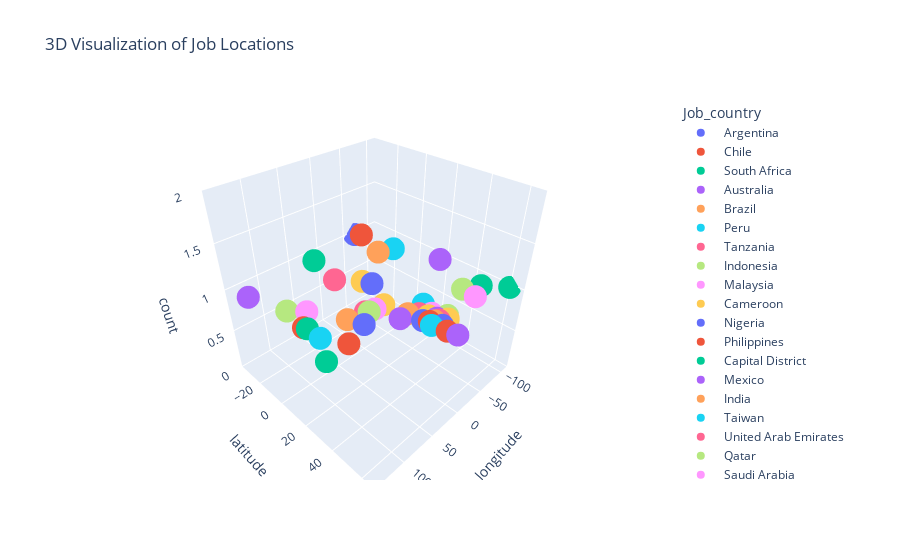

The notebook cell this image was saved under:
### Code cell
fig = px.scatter_3d(
    viz_data,
    x="longitude",
    y="latitude",
    z="count",
    color="Job_country",
    hover_name="Job_country",
    title="3D Visualization of Job Locations"
)
fig.show()

### Figure 1 — Plotly figure (JSON) as saved in the notebook; plotly's stock layout.template omitted (floating-point values rounded to 4 significant figures)
{"data": [{"hovertemplate": "<b>%{hovertext}</b><br><br>Job_country= Argentina<br>longitude=%{x}<br>latitude=%{y}<br>count=%{z}<extra></extra>", "hovertext": [" Argentina"], "legendgroup": " Argentina", "marker": {"color": "#636efa", "symbol": "circle"}, "mode": "markers", "name": " Argentina", "scene": "scene", "showlegend": true, "type": "scatter3d", "x": [-64.97], "y": [-35.0], "z": [1]}, {"hovertemplate": "<b>%{hovertext}</b><br><br>Job_country= Chile<br>longitude=%{x}<br>latitude=%{y}<br>count=%{z}<extra></extra>", "hovertext": [" Chile"], "legendgroup": " Chile", "marker": {"color": "#EF553B", "symbol": "circle"}, "mode": "markers", "name": " Chile", "scene": "scene", "showlegend": true, "type": "scatter3d", "x": [-71.32], "y": [-31.76], "z": [1]}, {"hovertemplate": "<b>%{hovertext}</b><br><br>Job_country= South Africa<br>longitude=%{x}<br>latitude=%{y}<br>count=%{z}<extra></extra>", "hovertext": [" South Africa"], "legendgroup": " South Africa", "marker": {"color": "#00cc96", "symbol": "circle"}, "mode": "markers", "name": " South Africa", "scene": "scene", "showlegend": true, "type": "scatter3d", "x": [24.99], "y": [-28.82], "z": [1]}, {"hovertemplate": "<b>%{hovertext}</b><br><br>Job_country= Australia<br>longitude=%{x}<br>latitude=%{y}<br>count=%{z}<extra></extra>", "hovertext": [" Australia"], "legendgroup": " Australia", "marker": {"color": "#ab63fa", "symbol": "circle"}, "mode": "markers", "name": " Australia", "scene": "scene", "showlegend": true, "type": "scatter3d", "x": [134.8], "y": [-24.78], "z": [1]}, {"hovertemplate": "<b>%{hovertext}</b><br><br>Job_country= Brazil<br>longitude=%{x}<br>latitude=%{y}<br>count=%{z}<extra></extra>", "hovertext": [" Brazil"], "legendgroup": " Brazil", "marker": {"color": "#FFA15A", "symbol": "circle"}, "mode": "markers", "name": " Brazil", "scene": "scene", "showlegend": true, "type": "scatter3d", "x": [-53.2], "y": [-10.33], "z": [1]}, {"hovertemplate": "<b>%{hovertext}</b><br><br>Job_country= Peru<br>longitude=%{x}<br>latitude=%{y}<br>count=%{z}<extra></extra>", "hovertext": [" Peru"], "legendgroup": " Peru", "marker": {"color": "#19d3f3", "symbol": "circle"}, "mode": "markers", "name": " Peru", "scene": "scene", "showlegend": true, "type": "scatter3d", "x": [-75.05], "y": [-6.87], "z": [1]}, {"hovertemplate": "<b>%{hovertext}</b><br><br>Job_country= Tanzania<br>longitude=%{x}<br>latitude=%{y}<br>count=%{z}<extra></extra>", "hovertext": [" Tanzania"], "legendgroup": " Tanzania", "marker": {"color": "#FF6692", "symbol": "circle"}, "mode": "markers", "name": " Tanzania", "scene": "scene", "showlegend": true, "type": "scatter3d", "x": [35.79], "y": [-6.525], "z": [1]}, {"hovertemplate": "<b>%{hovertext}</b><br><br>Job_country= Indonesia<br>longitude=%{x}<br>latitude=%{y}<br>count=%{z}<extra></extra>", "hovertext": [" Indonesia"], "legendgroup": " Indonesia", "marker": {"color": "#B6E880", "symbol": "circle"}, "mode": "markers", "name": " Indonesia", "scene": "scene", "showlegend": true, "type": "scatter3d", "x": [117.9], "y": [-2.483], "z": [1]}, {"hovertemplate": "<b>%{hovertext}</b><br><br>Job_country= Malaysia<br>longitude=%{x}<br>latitude=%{y}<br>count=%{z}<extra></extra>", "hovertext": [" Malaysia"], "legendgroup": " Malaysia", "marker": {"color": "#FF97FF", "symbol": "circle"}, "mode": "markers", "name": " Malaysia", "scene": "scene", "showlegend": true, "type": "scatter3d", "x": [102.3], "y": [4.569], "z": [1]}, {"hovertemplate": "<b>%{hovertext}</b><br><br>Job_country= Cameroon<br>longitude=%{x}<br>latitude=%{y}<br>count=%{z}<extra></extra>", "hovertext": [" Cameroon"], "legendgroup": " Cameroon", "marker": {"color": "#FECB52", "symbol": "circle"}, "mode": "markers", "name": " Cameroon", "scene": "scene", "showlegend": true, "type": "scatter3d", "x": [13.15], "y": [4.613], "z": [1]}, {"hovertemplate": "<b>%{hovertext}</b><br><br>Job_country= Nigeria<br>longitude=%{x}<br>latitude=%{y}<br>count=%{z}<extra></extra>", "hovertext": [" Nigeria"], "legendgroup": " Nigeria", "marker": {"color": "#636efa", "symbol": "circle"}, "mode": "markers", "name": " Nigeria", "scene": "scene", "showlegend": true, "type": "scatter3d", "x": [8.0], "y": [9.6], "z": [1]}, {"hovertemplate": "<b>%{hovertext}</b><br><br>Job_country= Philippines<br>longitude=%{x}<br>latitude=%{y}<br>count=%{z}<extra></extra>", "hovertext": [" Philippines"], "legendgroup": " Philippines", "marker": {"color": "#EF553B", "symbol": "circle"}, "mode": "markers", "name": " Philippines", "scene": "scene", "showlegend": true, "type": "scatter3d", "x": [122.7], "y": [12.75], "z": [1]}, {"hovertemplate": "<b>%{hovertext}</b><br><br>Job_country= Capital District<br>longitude=%{x}<br>latitude=%{y}<br>count=%{z}<extra></extra>", "hovertext": [" Capital District"], "legendgroup": " Capital District", "marker": {"color": "#00cc96", "symbol": "circle"}, "mode": "markers", "name": " Capital District", "scene": "scene", "showlegend": true, "type": "scatter3d", "x": [120.9], "y": [14.6], "z": [1]}, {"hovertemplate": "<b>%{hovertext}</b><br><br>Job_country= Mexico<br>longitude=%{x}<br>latitude=%{y}<br>count=%{z}<extra></extra>", "hovertext": [" Mexico"], "legendgroup": " Mexico", "marker": {"color": "#ab63fa", "symbol": "circle"}, "mode": "markers", "name": " Mexico", "scene": "scene", "showlegend": true, "type": "scatter3d", "x": [-99.13], "y": [19.43], "z": [1]}, {"hovertemplate": "<b>%{hovertext}</b><br><br>Job_country= India<br>longitude=%{x}<br>latitude=%{y}<br>count=%{z}<extra></extra>", "hovertext": [" India"], "legendgroup": " India", "marker": {"color": "#FFA15A", "symbol": "circle"}, "mode": "markers", "name": " India", "scene": "scene", "showlegend": true, "type": "scatter3d", "x": [78.67], "y": [22.35], "z": [1]}, {"hovertemplate": "<b>%{hovertext}</b><br><br>Job_country= Taiwan<br>longitude=%{x}<br>latitude=%{y}<br>count=%{z}<extra></extra>", "hovertext": [" Taiwan"], "legendgroup": " Taiwan", "marker": {"color": "#19d3f3", "symbol": "circle"}, "mode": "markers", "name": " Taiwan", "scene": "scene", "showlegend": true, "type": "scatter3d", "x": [120.8], "y": [23.6], "z": [1]}, {"hovertemplate": "<b>%{hovertext}</b><br><br>Job_country= United Arab Emirates<br>longitude=%{x}<br>latitude=%{y}<br>count=%{z}<extra></extra>", "hovertext": [" United Arab Emirates"], "legendgroup": " United Arab Emirates", "marker": {"color": "#FF6692", "symbol": "circle"}, "mode": "markers", "name": " United Arab Emirates", "scene": "scene", "showlegend": true, "type": "scatter3d", "x": [54.0], "y": [24.0], "z": [1]}, {"hovertemplate": "<b>%{hovertext}</b><br><br>Job_country= Qatar<br>longitude=%{x}<br>latitude=%{y}<br>count=%{z}<extra></extra>", "hovertext": [" Qatar"], "legendgroup": " Qatar", "marker": {"color": "#B6E880", "symbol": "circle"}, "mode": "markers", "name": " Qatar", "scene": "scene", "showlegend": true, "type": "scatter3d", "x": [51.23], "y": [25.33], "z": [1]}, {"hovertemplate": "<b>%{hovertext}</b><br><br>Job_country= Saudi Arabia<br>longitude=%{x}<br>latitude=%{y}<br>count=%{z}<extra></extra>", "hovertext": [" Saudi Arabia"], "legendgroup": " Saudi Arabia", "marker": {"color": "#FF97FF", "symbol": "circle"}, "mode": "markers", "name": " Saudi Arabia", "scene": "scene", "showlegend": true, "type": "scatter3d", "x": [42.35], "y": [25.62], "z": [1]}, {"hovertemplate": "<b>%{hovertext}</b><br><br>Job_country= Egypt<br>longitude=%{x}<br>latitude=%{y}<br>count=%{z}<extra></extra>", "hovertext": [" Egypt"], "legendgroup": " Egypt", "marker": {"color": "#FECB52", "symbol": "circle"}, "mode": "markers", "name": " Egypt", "scene": "scene", "showlegend": true, "type": "scatter3d", "x": [29.27], "y": [26.25], "z": [1]}, {"hovertemplate": "<b>%{hovertext}</b><br><br>Job_country= Pakistan<br>longitude=%{x}<br>latitude=%{y}<br>count=%{z}<extra></extra>", "hovertext": [" Pakistan"], "legendgroup": " Pakistan", "marker": {"color": "#636efa", "symbol": "circle"}, "mode": "markers", "name": " Pakistan", "scene": "scene", "showlegend": true, "type": "scatter3d", "x": [71.25], "y": [30.33], "z": [1]}, {"hovertemplate": "<b>%{hovertext}</b><br><br>Job_country= China<br>longitude=%{x}<br>latitude=%{y}<br>count=%{z}<extra></extra>", "hovertext": [" China"], "legendgroup": " China", "marker": {"color": "#EF553B", "symbol": "circle"}, "mode": "markers", "name": " China", "scene": "scene", "showlegend": true, "type": "scatter3d", "x": [105.0], "y": [35.0], "z": [1]}, {"hovertemplate": "<b>%{hovertext}</b><br><br>Job_country= Japan<br>longitude=%{x}<br>latitude=%{y}<br>count=%{z}<extra></extra>", "hovertext": [" Japan"], "legendgroup": " Japan", "marker": {"color": "#00cc96", "symbol": "circle"}, "mode": "markers", "name": " Japan", "scene": "scene", "showlegend": true, "type": "scatter3d", "x": [139.2], "y": [36.57], "z": [1]}, {"hovertemplate": "<b>%{hovertext}</b><br><br>Job_country= Turkey<br>longitude=%{x}<br>latitude=%{y}<br>count=%{z}<extra></extra>", "hovertext": [" Turkey"], "legendgroup": " Turkey", "marker": {"color": "#ab63fa", "symbol": "circle"}, "mode": "markers", "name": " Turkey", "scene": "scene", "showlegend": true, "type": "scatter3d", "x": [34.92], "y": [38.96], "z": [1]}, {"hovertemplate": "<b>%{hovertext}</b><br><br>Job_country= Greece<br>longitude=%{x}<br>latitude=%{y}<br>count=%{z}<extra></extra>", "hovertext": [" Greece"], "legendgroup": " Greece", "marker": {"color": "#FFA15A", "symbol": "circle"}, "mode": "markers", "name": " Greece", "scene": "scene", "showlegend": true, "type": "scatter3d", "x": [21.99], "y": [39.0], "z": [1]}, {"hovertemplate": "<b>%{hovertext}</b><br><br>Job_country= Spain<br>longitude=%{x}<br>latitude=%{y}<br>count=%{z}<extra></extra>", "hovertext": [" Spain"], "legendgroup": " Spain", "marker": {"color": "#19d3f3", "symbol": "circle"}, "mode": "markers", "name": " Spain", "scene": "scene", "showlegend": true, "type": "scatter3d", "x": [-4.838], "y": [39.33], "z": [1]}, {"hovertemplate": "<b>%{hovertext}</b><br><br>Job_country= Italy<br>longitude=%{x}<br>latitude=%{y}<br>count=%{z}<extra></extra>", "hovertext": [" Italy"], "legendgroup": " Italy", "marker": {"color": "#FF6692", "symbol": "circle"}, "mode": "markers", "name": " Italy", "scene": "scene", "showlegend": true, "type": "scatter3d", "x": [12.67], "y": [42.64], "z": [1]}, {"hovertemplate": "<b>%{hovertext}</b><br><br>Job_country= Nova Scotia<br>longitude=%{x}<br>latitude=%{y}<br>count=%{z}<extra></extra>", "hovertext": [" Nova Scotia"], "legendgroup": " Nova Scotia", "marker": {"color": "#B6E880", "symbol": "circle"}, "mode": "markers", "name": " Nova Scotia", "scene": "scene", "showlegend": true, "type": "scatter3d", "x": [-63.17], "y": [45.2], "z": [1]}, {"hovertemplate": "<b>%{hovertext}</b><br><br>Job_country= France<br>longitude=%{x}<br>latitude=%{y}<br>count=%{z}<extra></extra>", "hovertext": [" France"], "legendgroup": " France", "marker": {"color": "#FF97FF", "symbol": "circle"}, "mode": "markers", "name": " France", "scene": "scene", "showlegend": true, "type": "scatter3d", "x": [1.888], "y": [46.6], "z": [1]}, {"hovertemplate": "<b>%{hovertext}</b><br><br>Job_country= Switzerland<br>longitude=%{x}<br>latitude=%{y}<br>count=%{z}<extra></extra>", "hovertext": [" Switzerland"], "legendgroup": " Switzerland", "marker": {"color": "#FECB52", "symbol": "circle"}, "mode": "markers", "name": " Switzerland", "scene": "scene", "showlegend": true, "type": "scatter3d", "x": [8.232], "y": [46.8], "z": [1]}, {"hovertemplate": "<b>%{hovertext}</b><br><br>Job_country= Hungary<br>longitude=%{x}<br>latitude=%{y}<br>count=%{z}<extra></extra>", "hovertext": [" Hungary"], "legendgroup": " Hungary", "marker": {"color": "#636efa", "symbol": "circle"}, "mode": "markers", "name": " Hungary", "scene": "scene", "showlegend": true, "type": "scatter3d", "x": [19.51], "y": [47.18], "z": [1]}, {"hovertemplate": "<b>%{hovertext}</b><br><br>Job_country= Czechia<br>longitude=%{x}<br>latitude=%{y}<br>count=%{z}<extra></extra>", "hovertext": [" Czechia"], "legendgroup": " Czechia", "marker": {"color": "#EF553B", "symbol": "circle"}, "mode": "markers", "name": " Czechia", "scene": "scene", "showlegend": true, "type": "scatter3d", "x": [15.34], "y": [49.74], "z": [1]}, {"hovertemplate": "<b>%{hovertext}</b><br><br>Job_country= Ontario<br>longitude=%{x}<br>latitude=%{y}<br>count=%{z}<extra></extra>", "hovertext": [" Ontario"], "legendgroup": " Ontario", "marker": {"color": "#00cc96", "symbol": "circle"}, "mode": "markers", "name": " Ontario", "scene": "scene", "showlegend": true, "type": "scatter3d", "x": [-86.0], "y": [50.0], "z": [1]}, {"hovertemplate": "<b>%{hovertext}</b><br><br>Job_country= Belgium<br>longitude=%{x}<br>latitude=%{y}<br>count=%{z}<extra></extra>", "hovertext": [" Belgium"], "legendgroup": " Belgium", "marker": {"color": "#ab63fa", "symbol": "circle"}, "mode": "markers", "name": " Belgium", "scene": "scene", "showlegend": true, "type": "scatter3d", "x": [4.667], "y": [50.64], "z": [1]}, {"hovertemplate": "<b>%{hovertext}</b><br><br>Job_country= Germany<br>longitude=%{x}<br>latitude=%{y}<br>count=%{z}<extra></extra>", "hovertext": [" Germany"], "legendgroup": " Germany", "marker": {"color": "#FFA15A", "symbol": "circle"}, "mode": "markers", "name": " Germany", "scene": "scene", "showlegend": true, "type": "scatter3d", "x": [10.45], "y": [51.16], "z": [1]}, {"hovertemplate": "<b>%{hovertext}</b><br><br>Job_country= Poland<br>longitude=%{x}<br>latitude=%{y}<br>count=%{z}<extra></extra>", "hovertext": [" Poland"], "legendgroup": " Poland", "marker": {"color": "#19d3f3", "symbol": "circle"}, "mode": "markers", "name": " Poland", "scene": "scene", "showlegend": true, "type": "scatter3d", "x": [19.13], "y": [52.22], "z": [1]}, {"hovertemplate": "<b>%{hovertext}</b><br><br>Job_country= Netherlands<br>longitude=%{x}<br>latitude=%{y}<br>count=%{z}<extra></extra>", "hovertext": [" Netherlands"], "legendgroup": " Netherlands", "marker": {"color": "#FF6692", "symbol": "circle"}, "mode": "markers", "name": " Netherlands", "scene": "scene", "showlegend": true, "type": "scatter3d", "x": [5.634], "y": [52.24], "z": [1]}, {"hovertemplate": "<b>%{hovertext}</b><br><br>Job_country= Ireland<br>longitude=%{x}<br>latitude=%{y}<br>count=%{z}<extra></extra>", "hovertext": [" Ireland"], "legendgroup": " Ireland", "marker": {"color": "#B6E880", "symbol": "circle"}, "mode": "markers", "name": " Ireland", "scene": "scene", "showlegend": true, "type": "scatter3d", "x": [-7.979], "y": [52.87], "z": [1]}, {"hovertemplate": "<b>%{hovertext}</b><br><br>Job_country= Newfoundland and Labrador<br>longitude=%{x}<br>latitude=%{y}<br>count=%{z}<extra></extra>", "hovertext": [" Newfoundland and Labrador"], "legendgroup": " Newfoundland and Labrador", "marker": {"color": "#FF97FF", "symbol": "circle"}, "mode": "markers", "name": " Newfoundland and Labrador", "scene": "scene", "showlegend": true, "type": "scatter3d", "x": [-61.1], "y": [53.44], "z": [1]}, {"hovertemplate": "<b>%{hovertext}</b><br><br>Job_country= United Kingdom<br>longitude=%{x}<br>latitude=%{y}<br>count=%{z}<extra></extra>", "hovertext": [" United Kingdom"], "legendgroup": " United Kingdom", "marker": {"color": "#FECB52", "symbol": "circle"}, "mode": "markers", "name": " United Kingdom", "scene": "scene", "showlegend": true, "type": "scatter3d", "x": [-3.277], "y": [54.7], "z": [1]}, {"hovertemplate": "<b>%{hovertext}</b><br><br>Job_country= Denmark<br>longitude=%{x}<br>latitude=%{y}<br>count=%{z}<extra></extra>", "hovertext": [" Denmark"], "legendgroup": " Denmark", "marker": {"color": "#636efa", "symbol": "circle"}, "mode": "markers", "name": " Denmark", "scene": "scene", "showlegend": true, "type": "scatter3d", "x": [10.33], "y": [55.67], "z": [1]}, {"hovertemplate": "<b>%{hovertext}</b><br><br>Job_country= Sweden<br>longitude=%{x}<br>latitude=%{y}<br>count=%{z}<extra></extra>", "hovertext": [" Sweden"], "legendgroup": " Sweden", "marker": {"color": "#EF553B", "symbol": "circle"}, "mode": "markers", "name": " Sweden", "scene": "scene", "showlegend": true, "type": "scatter3d", "x": [14.52], "y": [59.67], "z": [1]}, {"hovertemplate": "<b>%{hovertext}</b><br><br>Job_country= Canada<br>longitude=%{x}<br>latitude=%{y}<br>count=%{z}<extra></extra>", "hovertext": [" Canada"], "legendgroup": " Canada", "marker": {"color": "#00cc96", "symbol": "circle"}, "mode": "markers", "name": " Canada", "scene": "scene", "showlegend": true, "type": "scatter3d", "x": [-108.0], "y": [61.07], "z": [1]}, {"hovertemplate": "<b>%{hovertext}</b><br><br>Job_country= Norway<br>longitude=%{x}<br>latitude=%{y}<br>count=%{z}<extra></extra>", "hovertext": [" Norway"], "legendgroup": " Norway", "marker": {"color": "#ab63fa", "symbol": "circle"}, "mode": "markers", "name": " Norway", "scene": "scene", "showlegend": true, "type": "scatter3d", "x": [11.53], "y": [64.57], "z": [1]}], "layout": {"legend": {"title": {"text": "Job_country"}, "tracegroupgap": 0}, "scene": {"domain": {"x": [0, 1], "y": [0, 1]}, "xaxis": {"title": {"text": "longitude"}}, "yaxis": {"title": {"text": "latitude"}}, "zaxis": {"title": {"text": "count"}}}, "title": {"text": "3D Visualization of Job Locations"}}}
